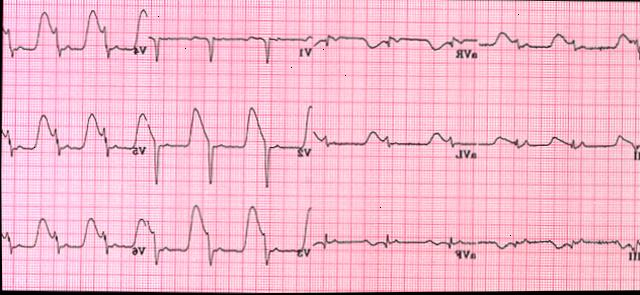
#> input picture kitdataVersion_1_flipped/train/images/ecg00022_bmp.rf.7f7da0726425261c4cf60614ea6dad6d.jpg, 640 x 295 px
$ python -i augmentation.py   (imports and definitions only)
#> lines starting #> are read from the running program, lines starting #| are printed output that depends on the picture
#> further down, picture is the input picture: shape (295, 640, 3); mean B, G, R 206, 186.5, 241.1
import cv2
import os
import numpy as np
import random
from tqdm import tqdm
import time

from scipy.stats import norm
import shutil
from sklearn.model_selection import train_test_split


# 전역 변수 설정
rectangles = []  # 사각형 좌표를 저장할 리스트
start_point = None
end_point = None
drawing = False
delete_mode = False  # 삭제 모드 플래그
image = None
img_copy = None
img_with_text = None  # 텍스트가 추가된 이미지


# SHADOW ###############################################################################################################
def generate_spot_light_mask(
    mask_size,
    position=None,
    max_brightness=255,
    min_brightness=0,
    mode="gaussian",
    linear_decay_rate=None,
    speedup=False,
):
    """
    Generate decayed light mask generated by spot light given position, direction. Multiple spotlights are accepted.
    Args:
        mask_size: tuple of integers (w, h) defining generated mask size
        position: list of tuple of integers (x, y) defining the center of spotlight light position,
                  which is the reference point during rotating
        max_brightness: integer that max brightness in the mask
        min_brightness: integer that min brightness in the mask
        mode: the way that brightness decay from max to min: linear or gaussian
        linear_decay_rate: only valid in linear_static mode. Suggested value is within [0.2, 2]
        speedup: use `shrinkage then expansion` strategy to speed up vale calculation
    Return:
        light_mask: ndarray in float type consisting value from max_brightness to min_brightness. If in 'linear' mode
                    minimum value could be smaller than given min_brightness.
    """
    if position is None:
        position = [(random.randint(0, mask_size[0]), random.randint(0, mask_size[1]))]
    if linear_decay_rate is None:
        if mode == "linear_static":
            linear_decay_rate = random.uniform(0.25, 1)
    assert mode in [
        "linear",
        "gaussian",
    ], "mode must be linear_dynamic, linear_static or gaussian"
    mask = np.zeros(shape=(mask_size[1], mask_size[0]), dtype=np.float32)
    if mode == "gaussian":
        mu = np.sqrt(mask.shape[0] ** 2 + mask.shape[1] ** 2)
        dev = mu / 3.5
        mask = _decay_value_radically_norm_in_matrix(
            mask_size, position, max_brightness, min_brightness, dev
        )
    mask = np.asarray(mask, dtype=np.uint8)
    # add median blur
    mask = cv2.medianBlur(mask, 5)
    mask = 255 - mask
    # cv2.imshow("mask", mask)
    # cv2.waitKey(0)
    return mask


def _decay_value_radically_norm_in_matrix(
    mask_size, centers, max_value, min_value, dev
):
    """
    _decay_value_radically_norm function in matrix format
    """
    center_prob = norm.pdf(0, 0, dev)
    x_value_rate = np.zeros((mask_size[1], mask_size[0]))
    for center in centers:
        coord_x = np.arange(mask_size[0])
        coord_y = np.arange(mask_size[1])
        xv, yv = np.meshgrid(coord_x, coord_y)
        dist_x = xv - center[0]
        dist_y = yv - center[1]
        dist = np.sqrt(np.power(dist_x, 2) + np.power(dist_y, 2))
        x_value_rate += norm.pdf(dist, 0, dev) / center_prob
    mask = x_value_rate * (max_value - min_value) + min_value
    mask[mask > 255] = 255
    return mask


# [14 lines left out: function _decay_value_radically_norm, not called in this run]


def add_spot_light(
    image,
    light_position=None,
    max_brightness=255,
    min_brightness=0,
    mode="gaussian",
    linear_decay_rate=None,
    transparency=None,
):
    """
    Add mask generated from spot light to given image
    """
#> called with max_brightness = 255, min_brightness = 0, mode = 'gaussian'
    if transparency is None:
        transparency = random.uniform(0.5, 0.85)
    frame = np.copy(image)
    height, width, _ = frame.shape
#> height = 295; width = 640
    hsv = cv2.cvtColor(frame, cv2.COLOR_BGR2HSV)
#> hsv: shape (295, 640, 3); mean H, S, V 168, 60.3, 241.1
    mask = generate_spot_light_mask(
        mask_size=(width, height),
        position=light_position,
        max_brightness=max_brightness,
        min_brightness=min_brightness,
        mode=mode,
        linear_decay_rate=linear_decay_rate,
    )
    hsv[:, :, 2] = hsv[:, :, 2] * transparency + mask * (1 - transparency)
#> hsv: shape (295, 640, 3); mean H, S, V 168, 60.3, 216.8
    frame = cv2.cvtColor(hsv, cv2.COLOR_HSV2BGR)
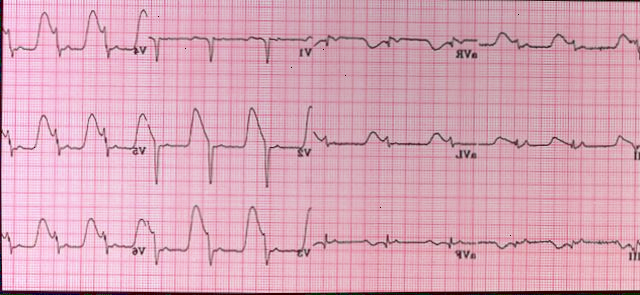
#> frame: shape (295, 640, 3); mean B, G, R 184.7, 167.1, 216.7
    frame[frame > 255] = 255
    frame = np.asarray(frame, dtype=np.uint8)
    return frame


# [56 lines left out: functions get_shadow, warp_image, get_warp, not called in this run]


version = "kitdataVersion_1_flipped"

# [59 lines not run here, left out]

        # [30 lines of commented-out code are left out]

>>> import cv2
>>> picture = cv2.imread('kitdataVersion_1_flipped/train/images/ecg00022_bmp.rf.7f7da0726425261c4cf60614ea6dad6d.jpg')
>>> result = add_spot_light(picture)
